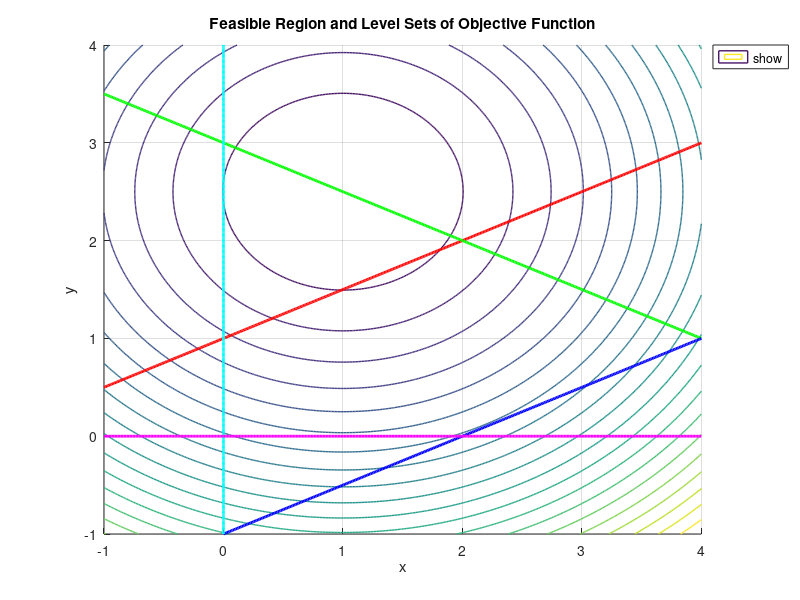

This figure's MATLAB source: (Note: this script raises an error after producing the figure.)
clear;
close all;

% Define the objective function
objective = @(x, y) (x - 1).^2 + (y - 2.5).^2;

% Define the constraints
constraints = {
    @(x, y) x - 2*y + 2;          % Constraint 1: x - 2y + 2 >= 0
    @(x, y) -x - 2*y + 6;         % Constraint 2: -x - 2y + 6 >= 0
    @(x, y) -x + 2*y + 2;         % Constraint 3: -x + 2y + 2 >= 0
    @(x, y) x;                    % Constraint 4: x >= 0
    @(x, y) y                     % Constraint 5: y >= 0
};

constraint_labels = {
    'x - 2y + 2 \geq 0';
    '-x - 2y + 6 \geq 0';
    '-x + 2y + 2 \geq 0';
    'x \geq 0';
    'y \geq 0'
};

% Plotting parameters
x_vals = linspace(-1, 4, 400);
y_vals = linspace(-1, 4, 400);
[X, Y] = meshgrid(x_vals, y_vals);

figure;
hold on;
contour(X, Y, objective(X, Y), 20, 'LineWidth', 1);
title('Feasible Region and Level Sets of Objective Function');
xlabel('x');
ylabel('y');
grid on;

% Plot constraints
colors = {'r', 'g', 'b', 'c', 'm'};
for i = 1:length(constraints)
    C = constraints{i}(X, Y);
    contour(X, Y, C, [0, 0], colors{i}, 'LineWidth', 2, 'DisplayName', constraint_labels{i});
end

% Add labels to constraints
legend('show', 'Location', 'bestoutside');

% Highlight feasible region by setting constraints
feasible = ones(size(X));
for i = 1:length(constraints)
    feasible = feasible & (constraints{i}(X, Y) >= 0);
end
contourf(X, Y, feasible, [0.5, 1], 'k', 'FaceAlpha', 0.1, 'DisplayName', 'Feasible Region');

% Mark the unconstrained minimum
unconstrained_x = 1;
unconstrained_y = 2.5;
plot(unconstrained_x, unconstrained_y, 'ko', 'MarkerSize', 8, 'MarkerFaceColor', 'k', 'DisplayName', 'Unconstrained Minimum (1, 2.5)');
text(unconstrained_x + 0.2, unconstrained_y, 'Unconstrained Minimum (1, 2.5)', 'FontSize', 10, 'Color', 'k');

hold off;

figure;
hold on;
contour(X, Y, objective(X, Y), 20, 'LineWidth', 1);
title('Feasible Region and Level Sets with Solution');
xlabel('x');
ylabel('y');
grid on;

% Plot constraints
for i = 1:length(constraints)
    C = constraints{i}(X, Y);
    contour(X, Y, C, [0, 0], colors{i}, 'LineWidth', 2, 'DisplayName', constraint_labels{i});
end

legend('show', 'Location', 'bestoutside');

% Highlight feasible region by setting constraints
contourf(X, Y, feasible, [0.5, 1], 'k', 'FaceAlpha', 0.1, 'DisplayName', 'Feasible Region');

% Add the solution point
solution_x = 1.4;
solution_y = 1.7;
plot(solution_x, solution_y, 'ko', 'MarkerSize', 8, 'MarkerFaceColor', 'k', 'DisplayName', 'Solution (1.4, 1.7)');
text(solution_x + 0.2, solution_y, 'Solution (1.4, 1.7)', 'FontSize', 10, 'Color', 'k');
plot(unconstrained_x, unconstrained_y, 'ko', 'MarkerSize', 8, 'MarkerFaceColor', 'k', 'DisplayName', 'Unconstrained Minimum (1, 2.5)');

hold off;
